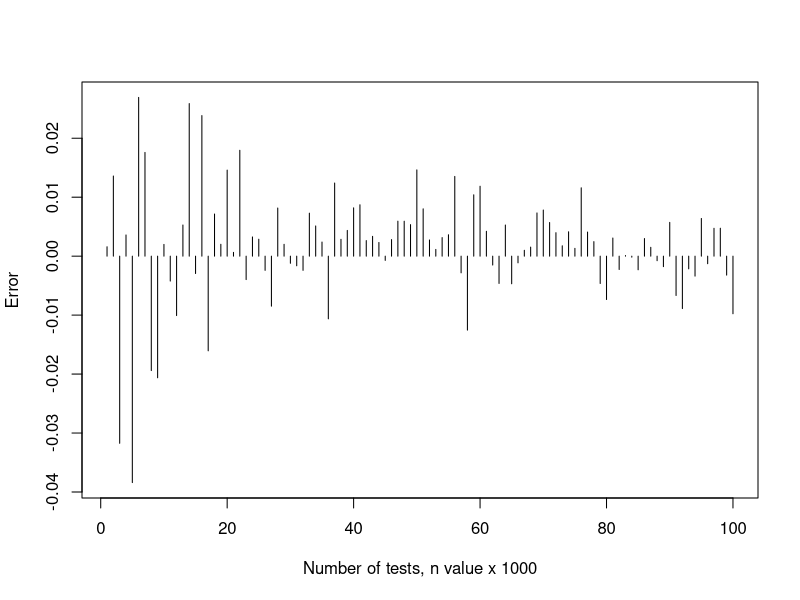

Recreate this plot in R. (Note: this script raises an error after producing the figure.)
## ---- chunk 1

knitr::opts_chunk$set(echo = TRUE)

## ---- chunk 2

library(knitr)

## ---- chunk 3
# FUNCTION THAT APPROXIMATES PI
approximate_pi <- function(n){

  # Defining original values   
  M <- 1
  a <- 0
  b <- 1
  
  # Generating random values
  x <- runif(n,0,1)
  y <- runif(n,0,1)
  
  # Evaluating the function to compare
  y_eval <- (1 - x^2)^(1/2)
  
  xy.df <- data.frame(y_eval,y,x)
  
  # Assigning values if condition is met, 1 = Yes, 0 = No
  xy.df$`Under Curve` <- 0
  xy.df$`Under Curve`[which(xy.df$y <= xy.df$y_eval)] <- 1
  
  COUNTER <- sum(xy.df$`Under Curve`)
  AreaS <- M * (b - a)
  AreaQ <- AreaS * COUNTER / n
  approxPi <- 4 * AreaQ
  
  return(approxPi)
  
}
## ---- chunk 4
# PROCESS TO RUN MULTIPLE SIMULATIONS
n <- c()
spi <- c()

simulation <- data.frame(n = n, 'Simul_pi' = spi)

# Let's run 100 simulations for different n values
for (i in 1:100){
  
  # The multiplier is to create increments of 1000 for each n
  nmultiplier <- 1000 * i
  temp <- data.frame(n = nmultiplier, 'Simul_pi' = approximate_pi(nmultiplier))
  
  simulation <- rbind(simulation, temp)

}

simulation$Real_pi <- pi
simulation$Error <- simulation$Real_pi - simulation$Simul_pi
## ---- chunk 5
plot(x = simulation$n / 1000,
     y = simulation$Error, 
     type = "h",
     xlab = 'Number of tests, n value x 1000',
     ylab = 'Error')
## ---- chunk 6
approximate_pi(100000000)
## ---- chunk 7
simulation
## ---- chunk 8
# FUNCTION THAT EXTRACT THE 'RANDOM' VALUE FROM A SEED
generate_random_middle_square <- function(x0){
  
  # Need to figure the lenght for leading zero if needed.
  nlength <- 8
  nstart <- 3
  nend <- 6
 
  if (x0 > 9999){
    nlength <- 12
    nstart <- 4
    nend <- 9
  }
  
  # Find square value
  x2 <- x0^2
  
  # Need to add leading zero if needed.
  x2_lenght <- nchar(x2)
  while (x2_lenght < nlength){
    
    x2 <- toString(x2)
    x2 <- paste(0, x2, sep='')
    x2_lenght <- nchar(x2)
    
  }
  
  # Extract middle number
  x0 <- as.numeric(substr(x2, nstart, nend))

  return(x0)

}
## ---- chunk 9
# FUNCTION THAT CREATE A TABLE LIST OF "RANDOM" VALUES FROM A SEED
random_middle_square_list <- function(x0, n){
  
  xn.table <- data.frame('n' = 0, 'xn' = x0)
  
  for (i in 1:n){
    
    x0 <- generate_random_middle_square(x0)
    temp.df <- data.frame('n' = i, 'xn' = x0)
    
    xn.table <- rbind(xn.table, temp.df)
    
  }
  
  xn.table
  
}
## ---- chunk 10
random_middle_square_list(x0 = 1009, n = 10)
## ---- chunk 11
random_middle_square_list(x0 = 653217, n = 20)
## ---- chunk 12
random_middle_square_list(x0 = 3043, n = 15)
